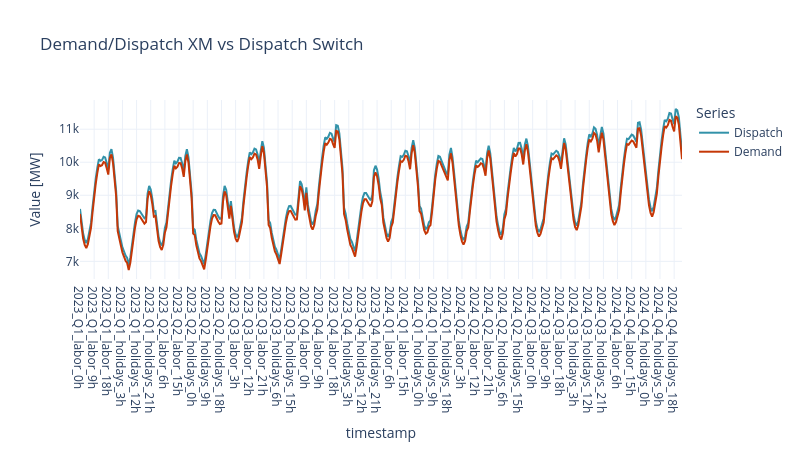

The notebook cell saved with this chart:
### Markdown cell above
### 3.4.1 Is Demand on Switch met by Switch Dispatch?

### Code cell
# Merge tables, result will be: timepoints, timestamp, zone_demand_mw, dispatch_wide 
demand_x_dispatch = pd.merge(loads, dispatch_sys, on='timepoints', how='inner')
# Sort by Timepoints
demand_x_dispatch = demand_x_dispatch.sort_values(by='timepoints')
# Rename columns for better undestanding
demand_x_dispatch.rename(columns={'DispatchGen_MW': 'Dispatch', 'zone_demand_mw': 'Demand'}, inplace=True)

sw.dispatch.plot_dispatch_vs_demand(demand_x_dispatch, 'Demand/Dispatch XM vs Dispatch Switch', ['Dispatch', 'Demand'])

### Figure 1 — Plotly figure (JSON) as saved in the notebook; plotly's stock layout.template omitted (floating-point values rounded to 4 significant figures; data arrays with more than 128 entries replaced by an {"elided": "..."} marker saying what was removed)
{"data": [{"hovertemplate": "Series=Dispatch<br>timestamp=%{x}<br>Value [MW]=%{y}<extra></extra>", "legendgroup": "Dispatch", "line": {"color": "#3292A9", "dash": "solid"}, "marker": {"symbol": "circle"}, "mode": "lines", "name": "Dispatch", "orientation": "v", "showlegend": true, "type": "scatter", "x": {"elided": "384 str values"}, "xaxis": "x", "y": {"elided": "384 float values"}, "yaxis": "y"}, {"hovertemplate": "Series=Demand<br>timestamp=%{x}<br>Value [MW]=%{y}<extra></extra>", "legendgroup": "Demand", "line": {"color": "#C53707", "dash": "solid"}, "marker": {"symbol": "circle"}, "mode": "lines", "name": "Demand", "orientation": "v", "showlegend": true, "type": "scatter", "x": {"elided": "384 str values"}, "xaxis": "x", "y": {"elided": "384 float values"}, "yaxis": "y"}], "layout": {"height": 450, "legend": {"title": {"text": "Series"}, "tracegroupgap": 0}, "title": {"text": "Demand/Dispatch XM vs Dispatch Switch"}, "width": 800, "xaxis": {"anchor": "y", "domain": [0, 1], "title": {"text": "timestamp"}}, "yaxis": {"anchor": "x", "domain": [0, 1], "title": {"text": "Value [MW]"}}}}
